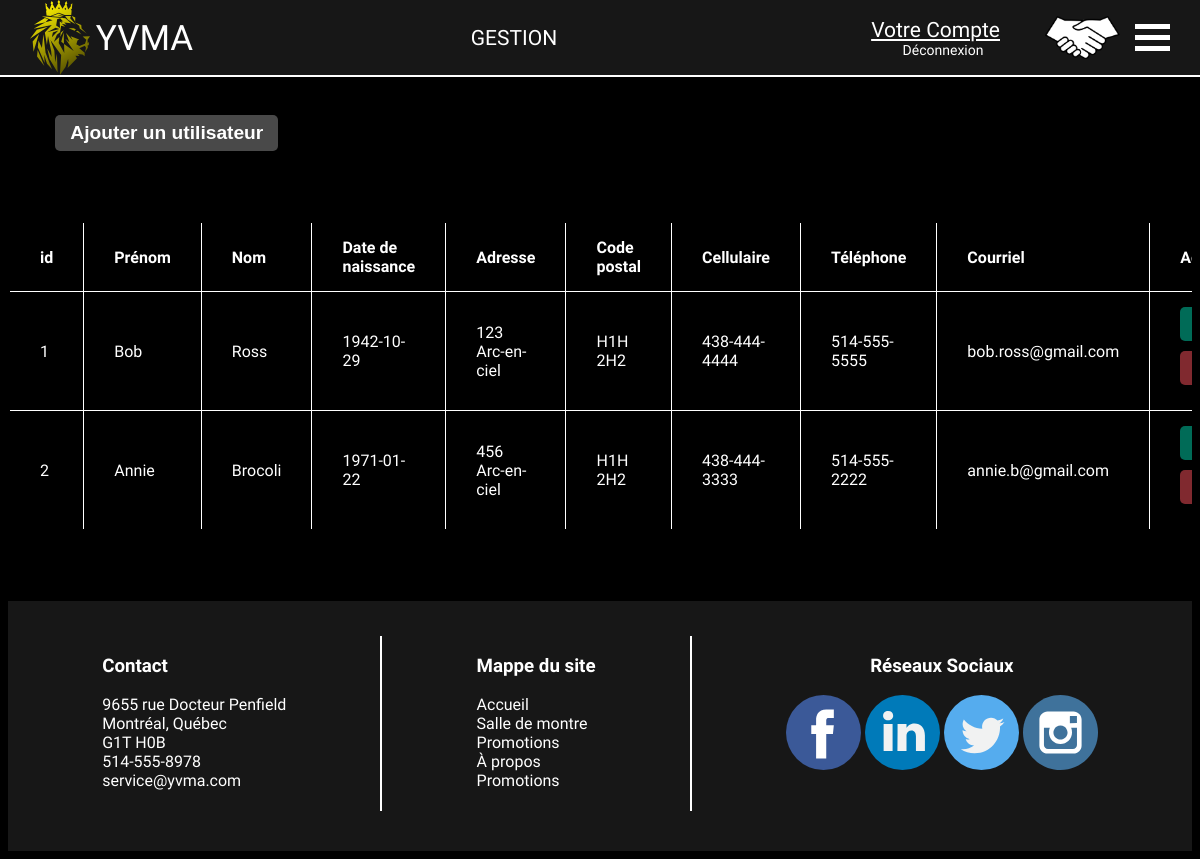
The page /VEHICULES_DOCCASION_INC/index.php?Utilisateur&action=listeUtilisateurs (signed in) on the database its author committed.
### tables this page shows
CREATE TABLE utilisateur (
	idUtilisateur SMALLINT UNSIGNED AUTO_INCREMENT,
	prenom VARCHAR(50) NOT NULL,
	nom VARCHAR(50) NOT NULL,
	dateNaissance DATE NOT NULL,
	adresse VARCHAR(60) NOT NULL,
	codePostal CHAR(7) NOT NULL,
	telephone CHAR(12) NOT NULL,
	cellulaire CHAR(12),
	courriel VARCHAR(60) NOT NULL,
	pseudonyme VARCHAR(20) UNIQUE NOT NULL,
	motDePasse VARCHAR(250) NOT NULL,
	codeOubliMDP VARCHAR(250),
	dateExpirationCode DATE,
	villeId SMALLINT UNSIGNED NOT NULL,
	privilegeId SMALLINT UNSIGNED NOT NULL,
	visibilite BOOLEAN NOT NULL,
	PRIMARY KEY(idUtilisateur),
	FOREIGN KEY(villeId) REFERENCES ville(idVille),
	FOREIGN KEY(privilegeId) REFERENCES privilege(idPrivilege)
);

### VEHICULES_DOCCASION_INC/index.php (called while the page is built, shortened)
<?php
    function mon_autoloader($classe) {
        $repertoires = array(RACINE . "controleurs/",
						RACINE . "modeles/",
						RACINE . "vues/");
        foreach ($repertoires as $rep) {
            if (file_exists($rep . $classe . ".php")) {
                return;
            }
        }
    }
	Routeur::route();
?>

### VEHICULES_DOCCASION_INC/modeles/TemplateDAO.php (called while the page is built, shortened)
<?php
	abstract class TemplateDAO {
		public function __construct() {
			$this->connexion = new PDO("mysql:host=localhost;dbname=concessionnaire", "root", "");
		}
	}
?>

### VEHICULES_DOCCASION_INC/modeles/Modele_Utilisateur.php (called while the page is built, shortened)
<?php
	class Modele_Utilisateur extends TemplateDAO {
        public function obtenir_utilisateurs() {
            $requete = "SELECT idUtilisateur, prenom, nom, dateNaissance, adresse, codePostal, telephone,
            cellulaire, courriel, pseudonyme, motDePasse, idVille, nomVilleFR, nomVilleEN, codeProvince,
            nomProvinceFR, nomProvinceEN, idPays, nomPaysFR, nomPaysEN, privilegeId, nomPrivilegeFR,
            nomPrivilegeEN FROM utilisateur JOIN ville ON villeId = idVille
            JOIN province ON provinceCode = codeProvince JOIN pays ON paysId = idPays
            JOIN privilege ON privilegeId = idPrivilege WHERE utilisateur.visibilite = 1";
            $resultats = $this -> connexion -> query($requete);
            $resultats -> execute();
            $utilisateurs = $resultats -> fetchAll(PDO::FETCH_CLASS | PDO::FETCH_PROPS_LATE, "Utilisateur");
            return $utilisateurs;
        }
	}
?>

### VEHICULES_DOCCASION_INC/modeles/Utilisateur.php (called while the page is built, shortened)
<?php
    class Utilisateur {
        public function __construct($id = 0, $prenom = "", $nom = "", $dateNaissance = "", $adresse = "",
                                    $codePostal = "", $telephone = "", $cellulaire = "", $courriel = "",
                                    $pseudonyme = "", $motDePasse = "", $villeId = 0, $privilegeId = 0,
                                    $visibilite = 1, $nomVilleFR = "", $nomVilleEN = "", $codeProvince = "",
                                    $nomProvinceFR = "", $nomProvinceEN = "", $idPays = 0, $nomPaysFR = "",
                                    $nomPaysEN = "", $nomPrivilegeFR = "", $nomPrivilegeEN = "") {
            $this -> idUtilisateur = $id;
        }
        public function getId() {
            return $this -> idUtilisateur;
        }
    }
?>

### VEHICULES_DOCCASION_INC/vues/ListeUtilisateursAdmin.php (the view, shortened to what this page needs)
<section class="yu-section">
    <div class="yu-table-btn-ajouter">
        <button class="yu-btn-ajouter">Ajouter un utilisateur</button>
    </div>
    <div class="yu-table-responsive">
    <table class="yu-table yu-table-utilisateur">
        <thead>
            <tr>
                <th>id</th>
                <th>Prénom</th>
                <th>Nom</th>
                <th>Date de naissance</th>
                <th>Adresse</th>
                <th>Code postal</th>
                <th>Cellulaire</th>
                <th>Téléphone</th>
                <th>Courriel</th>
                <th>Actions</th>
            </tr>
        </thead>
        <tbody>
        <?php foreach ($data["utilisateurs"] as $utilisateur) { ?>
        <tr>
            <td data-js-idUtilisateur><?= $utilisateur->getId() ?></td>
            <td><?= $utilisateur->prenom ?></td>
            <td><?= $utilisateur->nom ?></td>
            <td><?= $utilisateur->dateNaissance ?></td>
            <td><?= $utilisateur->adresse?></td>
            <td><?= $utilisateur->codePostal?></td>
            <td><?= $utilisateur->cellulaire?></td>
            <td><?= $utilisateur->telephone?></td>
            <td><?= $utilisateur->courriel?></td>
            <td><button class="yu-btn-modifier yu-btn">Modifier</button><button class="yu-btn-supprimer yu-btn">Supprimer</button></td>
        </tr>
        <?php }?>
        </tbody>
    </table>
    </div>
</section>

### VEHICULES_DOCCASION_INC/assets/styles/styles.css (style rules this page uses)
* { color: white; }
body { max-width: 100%; margin-top: calc(75px - 30px); box-sizing: border-box; font-family: 'Overpass', sans-serif; overflow-x: hidden; }
button { -webkit-appearance: none; -moz-appearance: none; border: none; border-radius: 0; cursor: pointer; outline: none; padding: .5em 20px; transition: background-color .3s ease; width: fit-content; }
table { border-collapse: collapse; }
table, tr, th, td { border: solid 1px black; }
th, td { padding: 15px 30px; text-align: left; }

### VEHICULES_DOCCASION_INC/assets/styles/admin.css (style rules this page uses)
body { background-color: black; background-size: cover; background-attachment: fixed; background-position-y: 75px; overflow-x: hidden; }
.yu-btn-ajouter { color: white; padding: 7px 15px; background: rgba(73, 73, 73, 1); border-radius: 5px; box-shadow: 0 0 8px 1px rgb(0 0 0 / 70%); max-width: 1024px; margin: 70px 0 0 0; font-size: 1.2em; font-weight: 600; text-align: center; }
.yu-btn-modifier { background: rgb(0, 107, 87, 1); width: 150px; margin: 0 auto; border-radius: 5px; box-shadow: 0 0 8px 1px rgb(0 0 0 / 70%); font-size: 1em; font-weight: 600; }
.yu-btn-supprimer { background: #80292F; width: 150px; margin: 10px auto; border-radius: 5px; box-shadow: 0 0 8px 1px rgb(0 0 0 / 70%); font-size: 1em; font-weight: 600; }
.yu-table-btn-ajouter { max-width: 92%; margin: 0 auto; }
.yu-table, .yu-table th, .yu-table td { border: 1px solid white; border-collapse: collapse; color: white; }
.yu-table-responsive { display: block; width: 100%; overflow-x: auto; }
.yu-table { width: 100%; max-width: 100%; margin: 70px auto; background: rgba(0, 0, 0, 0.9); box-shadow: 0 0 16px 15px rgba(0, 0, 0, 0.7); border: 2px solid rgba(0, 0, 0, 0); }

### rows shown on the page
utilisateur: idUtilisateur "1", prenom "Bob", nom "Ross", dateNaissance "1942-10-29", adresse "123 Arc-en-ciel", codePostal "H1H 2H2", cellulaire "438-444-4444", telephone "514-555-5555", courriel "bob.ross@gmail.com"
utilisateur: idUtilisateur "2", prenom "Annie", nom "Brocoli", dateNaissance "1971-01-22", adresse "456 Arc-en-ciel", codePostal "H1H 2H2", cellulaire "438-444-3333", telephone "514-555-2222", courriel "annie.b@gmail.com"
